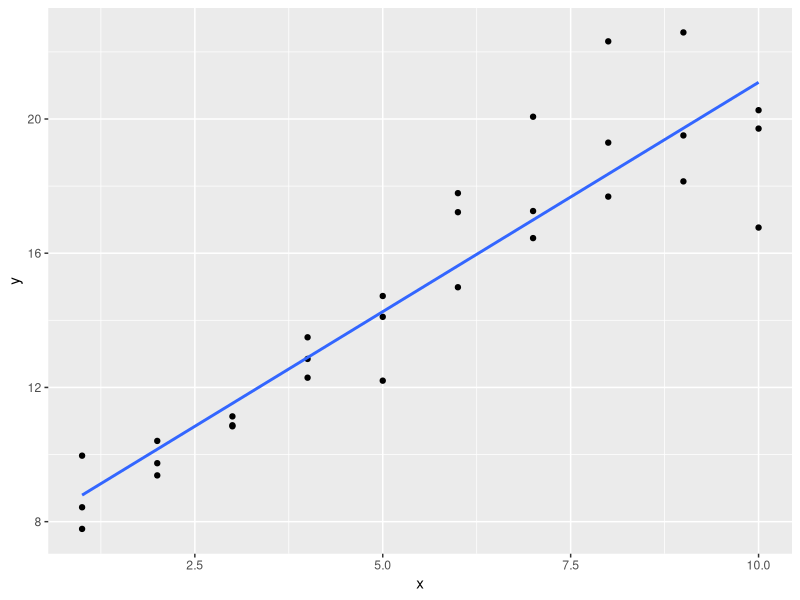
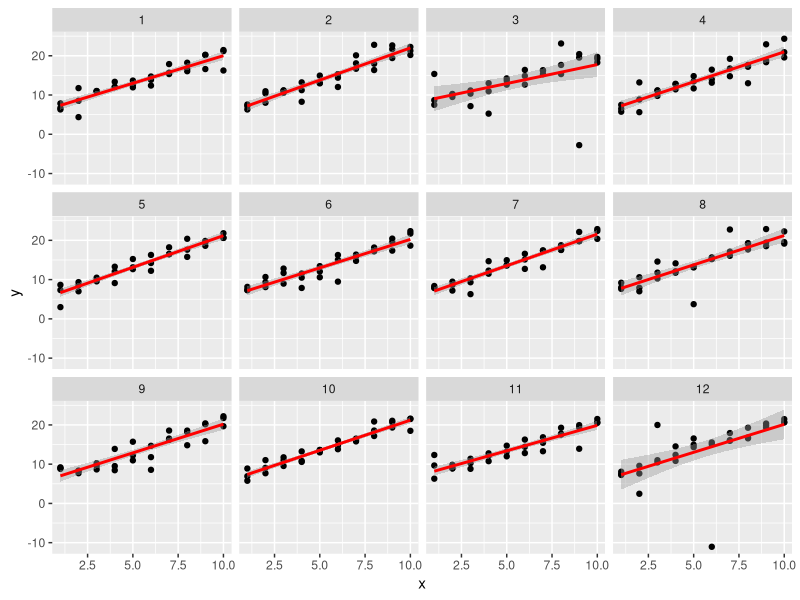
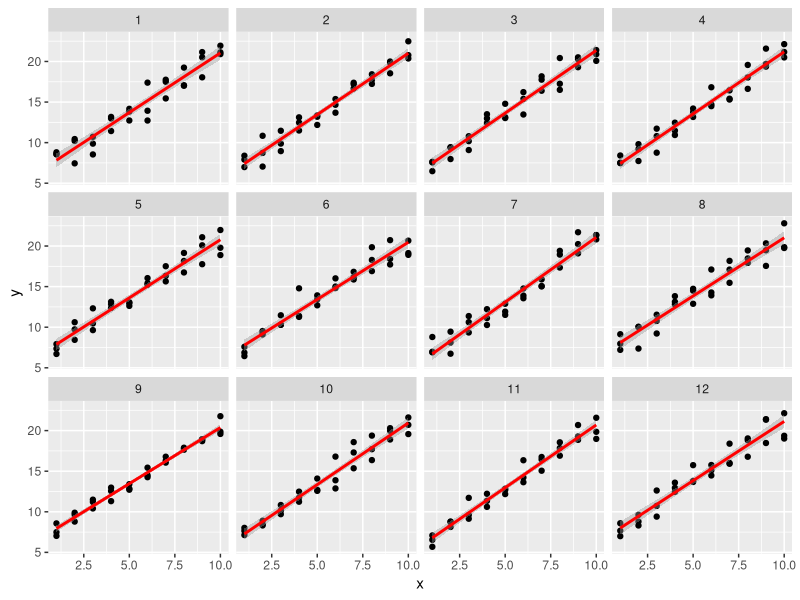
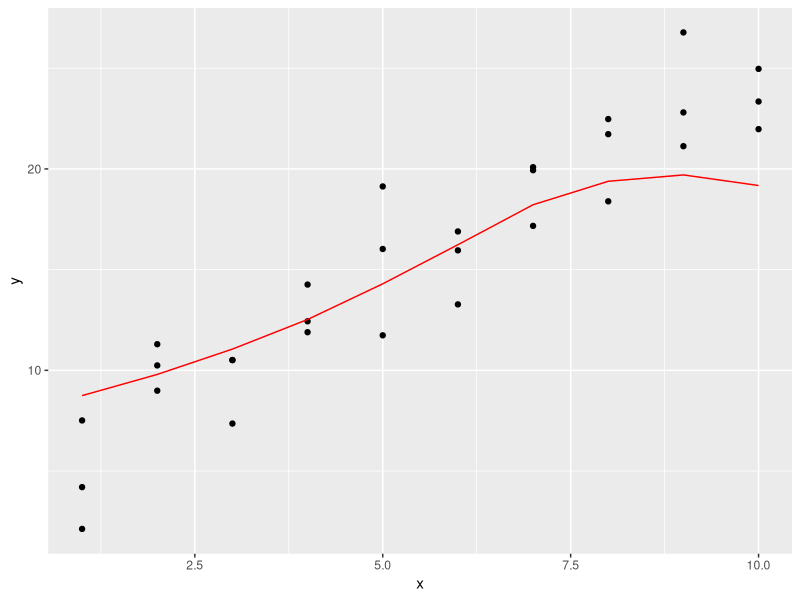
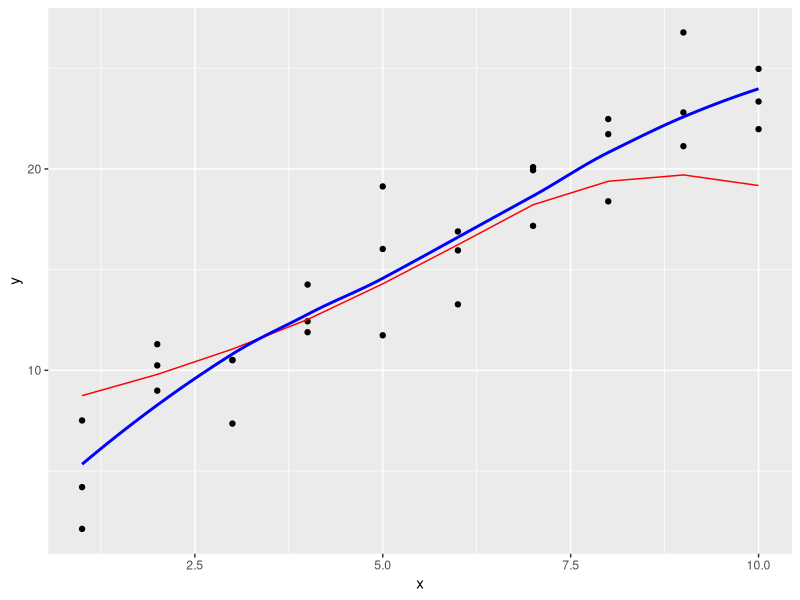
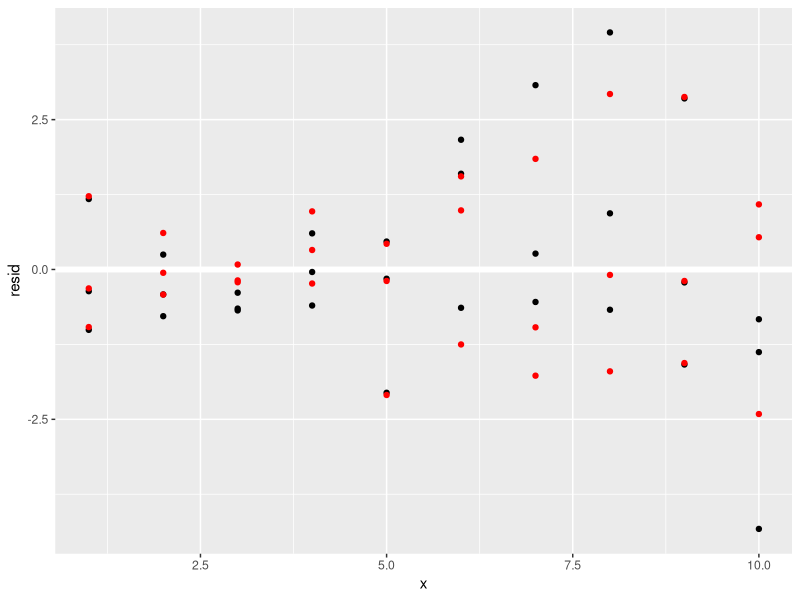
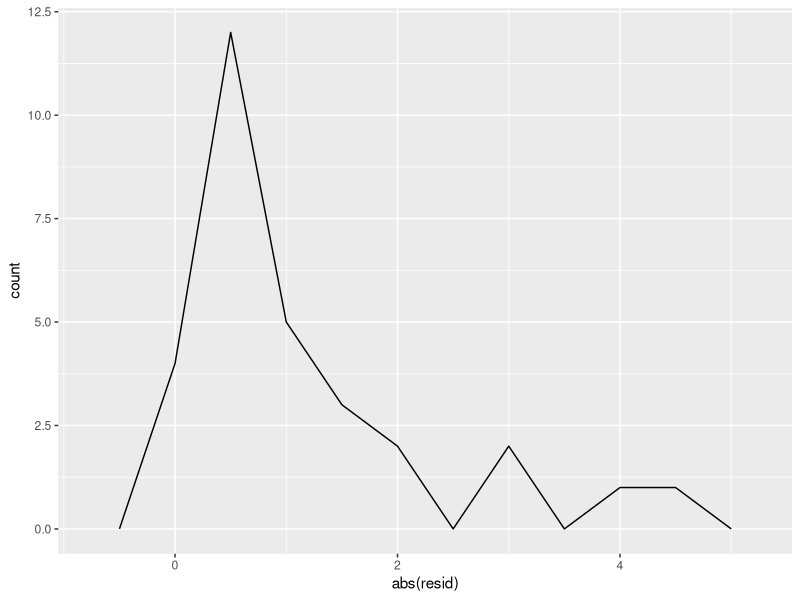
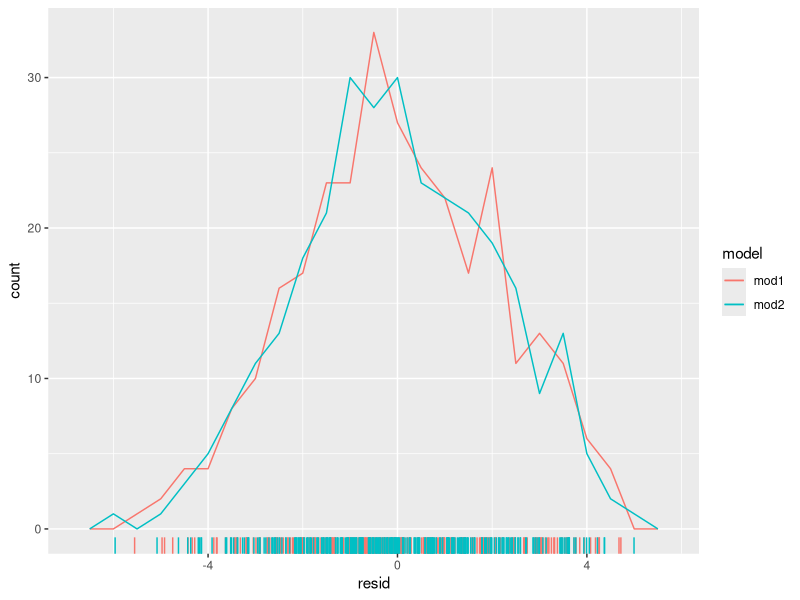

Write the R code that produced these figures, in order.
## ---- chunk 1
library(tibble)
library(ggplot2)
library(purrr)
library(modelr)
library(tidyr)
library(dplyr)
library(stringr)
## ---- chunk 2
sim1a <- tibble(
  x = rep(1:10, each = 3),
  y = x * 1.5 + 6 + rt(length(x), df = 2)
)
## ---- chunk 3
ggplot(sim1a, aes(x = x, y = y)) +
  geom_point() +
  geom_smooth(method = "lm", se = FALSE)
## ---- chunk 4
simt <- function(i) {
  tibble(
    x = rep(1:10, each = 3),
    y = x * 1.5 + 6 + rt(length(x), df = 2),
    .id = i
  )
}

sims <- map_df(1:12, simt)

ggplot(sims, aes(x = x, y = y)) +
  geom_point() +
  geom_smooth(method = "lm", colour = "red") +
  facet_wrap(~.id, ncol = 4)
## ---- chunk 5
sim_norm <- function(i) {
  tibble(
    x = rep(1:10, each = 3),
    y = x * 1.5 + 6 + rnorm(length(x)),
    .id = i
  )
}

simdf_norm <- map_df(1:12, sim_norm)

ggplot(simdf_norm, aes(x = x, y = y)) +
  geom_point() +
  geom_smooth(method = "lm", colour = "red") +
  facet_wrap(~.id, ncol = 4)
## ---- chunk 6
pnorm(2, lower.tail = FALSE)
## ---- chunk 7
pt(2, df = 2, lower.tail = FALSE)
## ---- chunk 8
medir_distancia <- function(modelo, datos) {
  diferencia <- datos$y - modelo1(modelo, datos)
  mean(abs(diferencia))
}
## ---- chunk 9
modelo1 <- function(a, datos) {
  a[1] + datos$x * a[2]
}

beta <- optim(c(0, 0), medir_distancia, datos = sim1a)
beta$par
## ---- chunk 10
medir_distancia_ml <- function(modelo, datos) {
  diferencia <- datos$y - (modelo[1] + modelo[2] * datos$x)
  sqrt(mean(diferencia^2))
}

beta <- optim(c(0, 0), medir_distancia_ml, datos = sim1a)
beta$par
## ---- chunk 11
modelo3 <- function(a, datos) {
  a[1] + datos$x * a[2] + a[3]
}
## ---- chunk 12
medir_distancia_3_ml <- function(a, datos) {
  diferencia <- datos$y - modelo3(a, datos)
  sqrt(mean(diferencia^2))
}
## ---- chunk 13
beta_000 <- optim(c(0, 0, 0), medir_distancia_3_ml, datos = sim1a)
beta_000$par
## ---- chunk 14
beta_001 <- optim(c(0, 0, 1), medir_distancia_3_ml, datos = sim1a)
beta_001$par
## ---- chunk 15
beta_005 <- optim(c(0, 0, 5), medir_distancia_3_ml, datos = sim1a)
beta_005$par
## ---- chunk 16
sim1_loess <- loess(y ~ x, data = sim1a)
sim1_lm <- lm(y ~ x, data = sim1a)

grid_loess <- sim1a %>%
  add_predictions(sim1_loess)

sim1a <- sim1a %>%
  add_residuals(sim1_lm) %>%
  add_predictions(sim1_lm) %>%
  add_residuals(sim1_loess, var = "resid_loess") %>%
  add_predictions(sim1_loess, var = "pred_loess")
## ---- chunk 17
plot_sim1_loess <- ggplot(sim1, aes(x = x, y = y)) +
  geom_point() +
  geom_line(aes(x = x, y = pred), data = grid_loess, colour = "red")

plot_sim1_loess
## ---- chunk 18
plot_sim1_loess +
  geom_smooth(method = "loess", colour = "blue", se = FALSE, alpha = 0.20)
## ---- chunk 19
ggplot(sim1a, aes(x = x)) +
  geom_ref_line(h = 0) +
  geom_point(aes(y = resid)) +
  geom_point(aes(y = resid_loess), colour = "red")
## ---- chunk 20
sim1_mod <- lm(y ~ x, data = sim1)

grid <- sim1 %>%
  data_grid(x)
## ---- chunk 21
grid %>%
  add_predictions(sim1_mod, var = "pred_lm") %>%
  add_predictions(sim1_loess, var = "pred_loess")
## ---- chunk 22
grid %>%
  gather_predictions(sim1_mod, sim1_loess)
## ---- chunk 23
grid %>%
  spread_predictions(sim1_mod, sim1_loess)
## ---- chunk 24
grid %>%
  gather_predictions(sim1_mod, sim1_loess) %>%
  spread(model, pred)
## ---- chunk 25
sim1_mod <- lm(y ~ x, data = sim1a)

sim1 <- sim1 %>%
  add_residuals(sim1_mod)

ggplot(sim1a, aes(x = abs(resid))) +
  geom_freqpoly(binwidth = 0.5)
## ---- chunk 26
mod2a <- lm(y ~ x - 1, data = sim2)

mod2 <- lm(y ~ x, data = sim2)
## ---- chunk 27
grid <- sim2 %>%
  data_grid(x) %>%
  spread_predictions(mod2, mod2a)

grid
## ---- chunk 28
x3 <- model_matrix(y ~ x1 * x2, data = sim3)
x3
## ---- chunk 29
all(x3[["x1:x2b"]] == (x3[["x1"]] * x3[["x2b"]]))
## ---- chunk 30
all(x3[["x1:x2c"]] == (x3[["x1"]] * x3[["x2c"]]))
all(x3[["x1:x2d"]] == (x3[["x1"]] * x3[["x2d"]]))
## ---- chunk 31
x4 <- model_matrix(y ~ x1 * x2, data = sim4)
x4
## ---- chunk 32
all(x4[["x1"]] * x4[["x2"]] == x4[["x1:x2"]])
## ---- chunk 33
levels(sim3$x2)
## ---- chunk 34
model_matrix_mod1 <- function(.data) {
  mutate(.data,
    x2b = as.numeric(x2 == "b"),
    x2c = as.numeric(x2 == "c"),
    x2d = as.numeric(x2 == "d"),
    `(Intercept)` = 1
  ) %>%
    select(`(Intercept)`, x1, x2b, x2c, x2d)
}

model_matrix_mod1(sim3)
## ---- chunk 35
model_matrix_mod1b <- function(.data) {
  # niveles de x2
  lvls <- levels(.data$x2)
  
  # borramos el primer nivel (es de referencia)
  # asumimos que hay al menos dos niveles
  lvls <- lvls[2:length(lvls)]
  
  # creamos una variable binaria para cada nivel de x2
  for (lvl in lvls) {
    varname <- str_c("x2", lvl)
    .data[[varname]] <- as.numeric(.data$x2 == lvl)
  }
  
  # generamos una lista de las variables que se mantienen
  x2_variables <- str_c("x2", lvls)
  
  # agregamos el intercepto
  .data[["(Intercept)"]] <- 1
  
  # mantenemos las variables binarias x1 y x2
  select(.data, `(Intercept)`, x1, one_of(x2_variables))
}

model_matrix_mod1b(sim3)
## ---- chunk 36
model_matrix_mod2 <- function(.data) {
  mutate(.data,
    `(Intercept)` = 1,
    x2b = as.numeric(x2 == "b"),
    x2c = as.numeric(x2 == "c"),
    x2d = as.numeric(x2 == "d"),
    `x1:x2b` = x1 * x2b,
    `x1:x2c` = x1 * x2c,
    `x1:x2d` = x1 * x2d
  ) %>%
    select(`(Intercept)`, x1, x2b, x2c, x2d, `x1:x2b`, `x1:x2c`, `x1:x2d`)
}

model_matrix_mod2(sim3)
## ---- chunk 37
model_matrix_mod2b <- function(.data) {
  # partimos de la base del modelo x1 + x2
  out <- model_matrix_mod1b(.data)
  
  # tomamos las columnas que contienen "x2"
  x2cols <- str_subset(colnames(out), "^x2")
  
  # creamos las variables de interacción
  for (varname in x2cols) {
    newvar <- str_c("x1:", varname)
    out[[newvar]] <- out$x1 * out[[varname]]
  }
  
  out
}

model_matrix_mod2b(sim3)
## ---- chunk 38
mod1 <- lm(y ~ x1 + x2, data = sim4)
mod2 <- lm(y ~ x1 * x2, data = sim4)
## ---- chunk 39
sim4_mods <- gather_residuals(sim4, mod1, mod2)
## ---- chunk 40

ggplot(sim4_mods, aes(x = resid, colour = model)) +
  geom_freqpoly(binwidth = 0.5) +
  geom_rug()

ggplot(sim4_mods, aes(x = abs(resid), colour = model)) +
  geom_freqpoly(binwidth = 0.5) +
  geom_rug()
## ---- chunk 41
sim4_mods %>%
  group_by(model) %>%
  summarise(resid = sd(resid))
